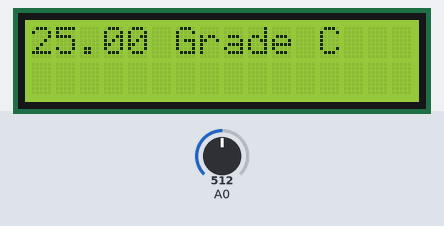
The sketch below on a simulated Arduino Uno, built with avr-gcc and run on an emulated ATmega328P. Parts: 16×2 character LCD. The inputs (shaded band) are chosen by the test bench; at power-on: A0 = 512. What the sketch prints to the serial monitor is not drawn.

Above: at 1.2 s.
1.3 s: A0 set to 0
At 2.1 s:
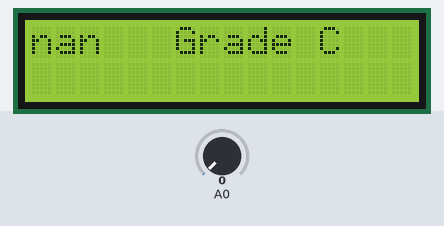
3.0 s: A0 set to 122
At 3.7 s:
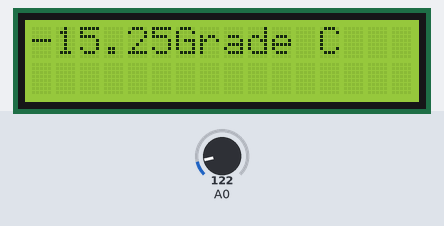
4.5 s: A0 set to 306
At 5.4 s:
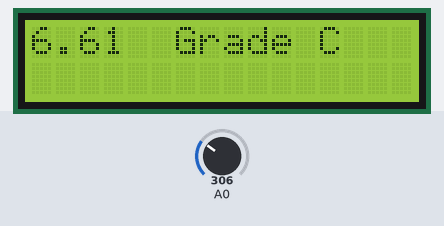
Timing chart, 0 to 7.5 s (numbered marks = the images above; inputs shaded):
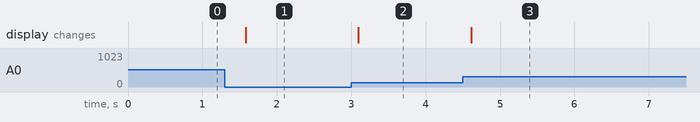

Measured:
- after the input at 1.3 s, the display: changes after 0.28 s (image 1)
- after the input at 3.0 s, the display: changes after 0.10 s (image 2)
- after the input at 4.5 s, the display: changes after 0.11 s (image 3)

The sketch:

CuLCD.ino
```cpp
#include <math.h>          //Librarie pentru ecuatii avansate
#include "LiquidCrystal.h" //Librarie pentru display LCD

LiquidCrystal lcd(7,6,5,4,3,2); //Conexiunile pentru LCD

void setup() {
  Serial.begin(115200);   //Serial pe 115200 baud
  lcd.begin(16, 2);       //Initiaza lcd-ul cu 16x2 spatii
  lcd.setCursor(0, 0);    //Seteaza cursorul la primul caracter, prima linie
}

double Formula_magica(int RawADC) {  //Formula lui Steinhart-Hart, adapdata pentru un rezistor de 10K
 double Temp;
 Temp = log(((10240000/RawADC) - 10000));
 Temp = 1 / (0.001129148 + (0.000234125 + (0.0000000876741 * Temp * Temp ))* Temp );
 Temp = Temp - 273.15;              //Kelvin in Celsius
 //Temp = (Temp * 9.0)/ 5.0 + 32.0; //si Celsius in Fahrenheit da uncomment daca vrei
 return Temp;
}

void loop() {
  int val;                //Variabila pt. output-ul raw de la senzor
  double temp;            //Variabila pentru a stoca temperatura
  val=analogRead(0);      //Citeste de pe analog 0 si stocheaza in "val"
  temp=Formula_magica(val);   //Calculeaza temperatura cu formula din Formula_magica
  Serial.println(temp);   //Scrie temperatura pe serial
  lcd.clear();            //Clear la display
  lcd.setCursor(0, 0);    //primul caracter, prima linie
  lcd.print(temp);        //Afiseaza temperatura
  lcd.setCursor(6, 0);    //al 6-lea caracter, prima linie
  lcd.print("Grade C");   //Adauga grade celsius
  delay(500);            //Asteapta jumatate de secunda (sau cat vrei tu) si dupa repeta
}
```
